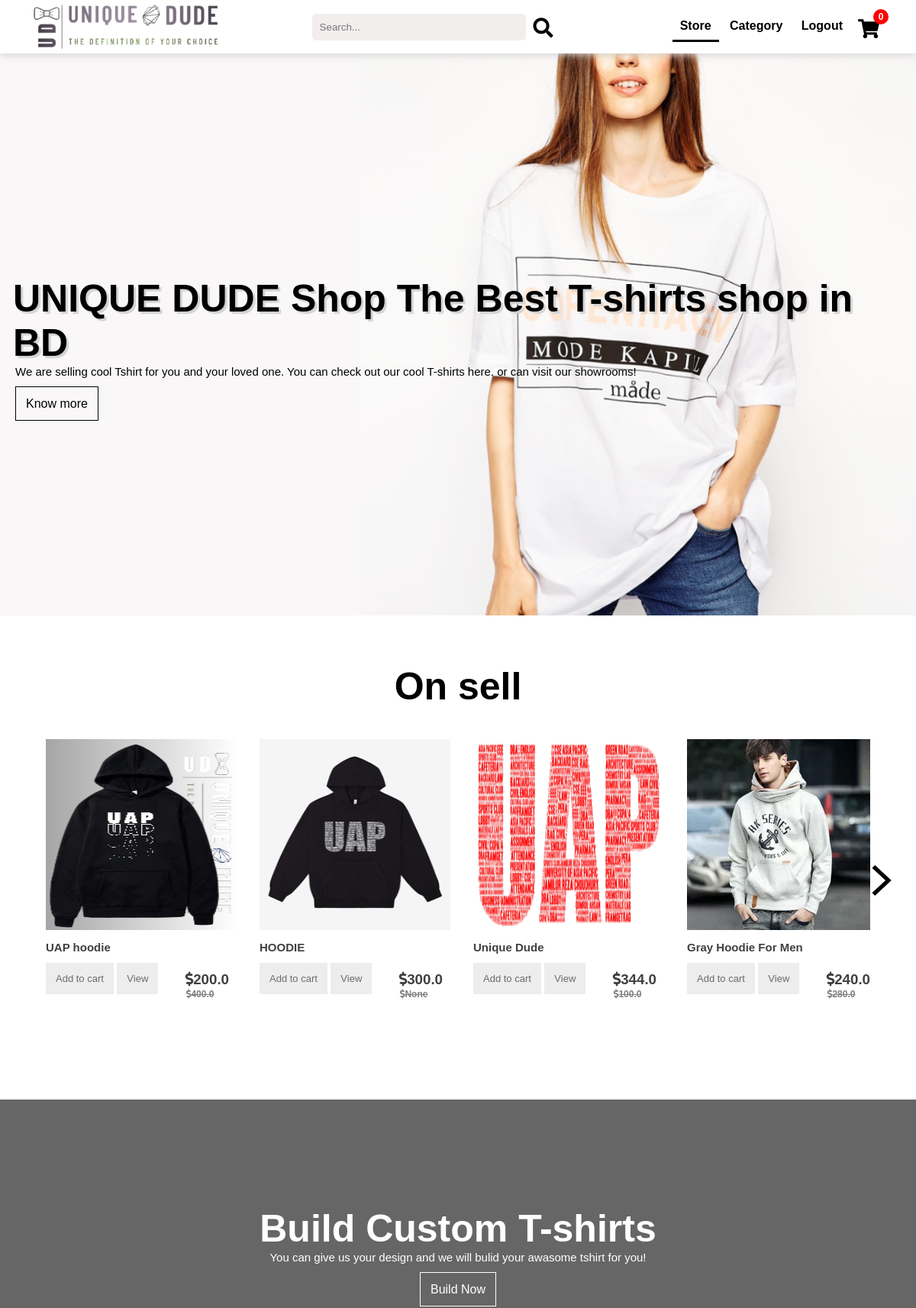
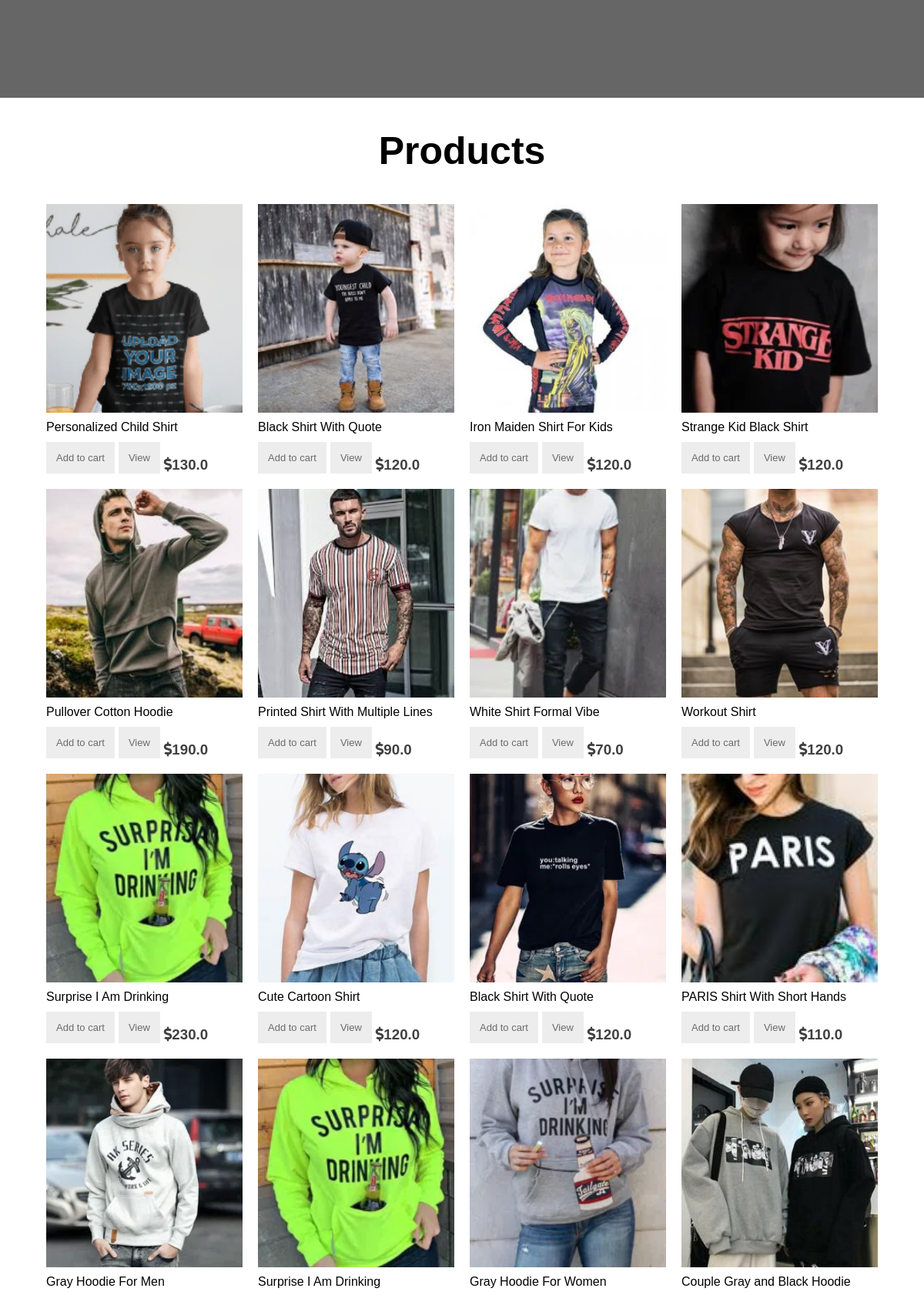
The app's page / (signed in, upper part) with its own data (2 pictures, top to bottom).
### store/models.py (models this page shows, shortened)
class Product(models.Model):
    SIZE = (('s', 's'),
            ('m', 'm'),
            ('l', 'l'),
            ('xl', 'xl'),
            ('xxl', 'xxl'))
    COLOR = (('red', 'red'),
             ('black', 'black'),
             ('blue', 'blue'),
             ('green', 'green'),
             ('white', 'white'),
             ('gray', 'gray'))
    name = models.CharField(max_length=100, null=True)
    price = models.FloatField(null=True)
    old_price = models.FloatField(null=True, blank=True)
    category = models.ManyToManyField(Category)
    image = models.ImageField(null=True, blank=True, upload_to='product/')
    on_sell = models.BooleanField(default=False, null=True)
    date = models.DateTimeField(default=timezone.now)
    on_stock = models.BooleanField(default=True, null=True)
    delivery = models.BooleanField(default=False, null=True)
    color = models.CharField(max_length=200, null=True, blank=True, choices=COLOR)
    size = models.CharField(max_length=200, null=True, blank=True, choices=SIZE)

### store/views.py (the view)
# urls.py: path('', include('store.urls')),
def store(request):
    products = []
    categories = Category.objects.all()
    for category in categories:
        category_product = Product.objects.filter(category=category).all().order_by('-date')[0: 4]
        products.extend(category_product)
    on_sells = Product.objects.filter(on_sell=True).all().order_by('-date')
    data = cookieCart(request)
    cart_info = data['order']
    ratings = Rating.objects.all()
    context = {
        'categories': categories,
        'products': products,
        'on_sells': on_sells,
        'title': 'Store',
        'cart_info': cart_info
    }
    return render(request, 'store/store.html', context)

### store/cart.py (called while the page is built, shortened)
def cookieCart(request):
    try:
        cart = json.loads(request.COOKIES['cart'])
    except:
        cart = {}
    items = []
    order = {'get_cart_total': 0, 'get_cart_total_item': 0}
    return {'items': items, 'order': order}

### store/templates/store/store.html (shortened to what this page needs)
{% extends 'store/base.html' %}
{% load static %}
{% block body %}
<link rel="stylesheet" href="{% static 'css/store.css' %}">
<div class="max-width-container">
	<div class="parallax-window-1" data-parallax="scroll" data-image-src="{% static 'img/showcase.svg' %}">
		<div class="showcase-text">
			<h1> UNIQUE DUDE Shop The Best T-shirts shop in BD</h1>
			<p>We are selling cool Tshirt for you and your loved one. You can check out our cool T-shirts here.
			or can visit our showrooms! </p>
			<a class="showcase-btn" href="{% url 'about' %}"> Know more </a>
		</div>
	</div>
	<div class="sells">
		<h1>On sell</h1>
		<div class="carosol">
			<div class="carosol-container">
				<div class="carosol-container-inner">
					{% for product in on_sells %}
						<div class="item">
							<img src={{ product.image.url }}>
							<h3 class="product-name"> {{ product.name }}</h3>
							<a data-product={{product.id}}
							   data-action="add"
							   id="item-btn" class="add-to-cart-btn update-cart">Add to cart</a>
							<a id="item-btn" class="view-product" href="../../product/{{product.id}}">View</a>
							<div class="price">
								<h3 class="product-price"><i class="fas fa-dollar-sign"></i>{{ product.price }}</h3>
								<h6 class="product-old-price"><i class="fas fa-dollar-sign"></i>{{ product.old_price }}</h6>
							</div>
						</div>
					{% endfor %}
				</div>
			</div>
			<div id="arrow" class="right"><img src="{% static 'img/right.svg' %}" alt="right"></div>
		</div>
	</div>
	<div class="parallax-window-2" data-parallax="scroll" data-image-src="{% static 'img/brands_showcase.jpg' %}">
		 <div class="showcase-text-2">
			<h1>Build Custom T-shirts</h1>
			<p>You can give us your design and we will bulid your awasome tshirt for you!</p>
			<a class="showcase-btn-2" href="{% url 'custom' %}"> Build Now </a>
		</div>
	</div>
	<div class="products">
		<h1>Products</h1>
		<div class="product-container">
			{% for product in products %}
				<div class="item-products">
					<div class="product-image" style="background: url({{ product.image.url }}) no-repeat center center / cover;">
					</div
					<h3 class="product-name"> {{ product.name }}</h3>
					<div class="product-actions">
						<a data-product={{product.id}} data-action="add" id="item-btn" class="add-to-cart-btn update-cart">Add to cart</a>
						<a id="item-btn" class="view-product" href="../../product/{{product.id}}">View</a>
						<h3 class="product-price"><i class="fas fa-dollar-sign"></i>{{ product.price }}</h3>
					</div>
				</div>
			{% endfor %}
		</div>
	</div>
</div>
{% endblock body %}

### static/css/base.css (style rules this page uses)
body { margin: 0px; padding: 0px; font-family: 'Arial', sans-serif; overflow: hidden; background-color: white; }
* { margin: 0px; padding: 0px; }
html { overflow-x: hidden; }
.max-width-container { max-width: 1700px; margin: auto; min-height: calc(100vh - 430px); }

### static/css/store.css (style rules this page uses)
.parallax-window-1 { margin-top: 70px; height: 95vh; background: transparent; background-position: top; background-repeat: no-repeat; display: flex; justify-content: center; align-items: center; }
.parallax-window-1 > .showcase-text { padding: 20px; }
.showcase-text h1 { font-size: 50px; text-shadow: 3px 3px 1px lightgray; margin-left: -3px; }
.showcase-text p { font-size: 15px; margin-bottom: 25px; }
.showcase-btn { text-decoration: none; color: black; border: 1px solid black; padding: 13px; margin-top: 20px; transition: .5s; }
.sells { height: 570px; background-color: white; }
.sells h1 { font-size: 50px; margin: 30px; text-align: center; margin-top: 40px; }
.carosol { height: auto; }
.carosol .carosol-container { width: 90%; margin: auto; height: 100%; overflow: hidden; }
.carosol .carosol-container-inner { margin-top: 10px; height: 100%; transition: .5s; }
#arrow { display: inline; cursor: pointer; display: flex; justify-content: center; align-items: center; padding: 10px; }
#arrow img { height: 40px; width: 40px; }
.right { position: relative; top: -195px; float: right; margin-right: 15px; }
.item { height: 350px; width: 250px; margin-right: 30px; float: left; background-color: white; }
.item img { height: 250px; width: 250px; }
.add-to-cart-btn { font-size: 13px; text-decoration: none; color: #6B6B6B; padding: 13px; background-color: #EDEDED; font-family: 'Arial', sans-serif; transition: .3s; }
.view-product { font-size: 13px; text-decoration: none; color: #6B6B6B; padding: 13px; background-color: #EDEDED; font-family: 'Arial', sans-serif; transition: .3s; }
.product-name { color: #404040; font-size: 15px; margin-bottom: 23px; margin-top: 10px; }
.price { float: right; }
.product-price { color: #404040; margin-right: 10px; }
.product-old-price { text-decoration: line-through; font-size: 12px; padding: 1px; color: gray; }
.parallax-window-2 { height: 50vh; background: rgba(0, 0, 0, 0.6); background-position: top; }
.parallax-window-2 > .showcase-text-2 { text-align: center; width: 80%; height: 200px; position: relative; top: 50%; left: 30%; transform: translate(-50%, -30%); color: white; margin-left: 20%; }
.showcase-text-2 h1 { font-size: 50px; }
.showcase-text-2 p { font-size: 15px; margin-bottom: 25px; }
.showcase-btn-2 { text-decoration: none; color: white; border: 1px solid white; padding: 13px; margin-top: 20px; transition: .5s; }
.products { display: flex; flex-direction: column; justify-content: center; gap: 40px; align-items: center; width: 100%; height: 100%; background-color: white; }
.products h1 { font-size: 50px; margin-top: 40px; }
.product-container { display: grid; grid-template-columns: repeat(4, 1fr); grid-gap: 20px; height: 100%; width: 90%; margin: auto; }
.product-container .item-products { margin: 0px; min-height: 350px; display: flex; flex-direction: column; gap: 10px; }
.item-products .product-image { height: 100%; width: 100%; }
.item-products .product-actions { display: flex; flex-direction: row; gap: 5px; align-items: flex-end; }

### records on screen
Product: image (picture), name "UAP hoodie", price "200.0", old_price "400.0"
Product: image (picture), name "HOODIE", price "300.0", old_price "None"
Product: image (picture), name "Unique Dude", price "344.0", old_price "100.0"
Product: image (picture), name "Gray Hoodie For Men", price "240.0", old_price "280.0"
Product: image (picture), name "Personalized Child Shirt", price "130.0"
Product: image (picture), name "Black Shirt With Quote", price "120.0"
Product: image (picture), name "Iron Maiden Shirt For Kids", price "120.0"
Product: image (picture), name "Strange Kid Black Shirt", price "120.0"
Product: image (picture), name "Pullover Cotton Hoodie", price "190.0"
Product: image (picture), name "Printed Shirt With Multiple Lines", price "90.0"
Product: image (picture), name "White Shirt Formal Vibe", price "70.0"
Product: image (picture), name "Workout Shirt", price "120.0"
Product: image (picture), name "Surprise I Am Drinking", price "230.0"
Product: image (picture), name "Cute Cartoon Shirt", price "120.0"
Product: image (picture), name "Black Shirt With Quote", price "120.0"
Product: image (picture), name "PARIS Shirt With Short Hands", price "110.0"
Product: image (picture), name "Gray Hoodie For Women"
Product: image (picture), name "Couple Gray and Black Hoodie"

### other values on screen
{{ cart_info.get_cart_total_item }} "0"
